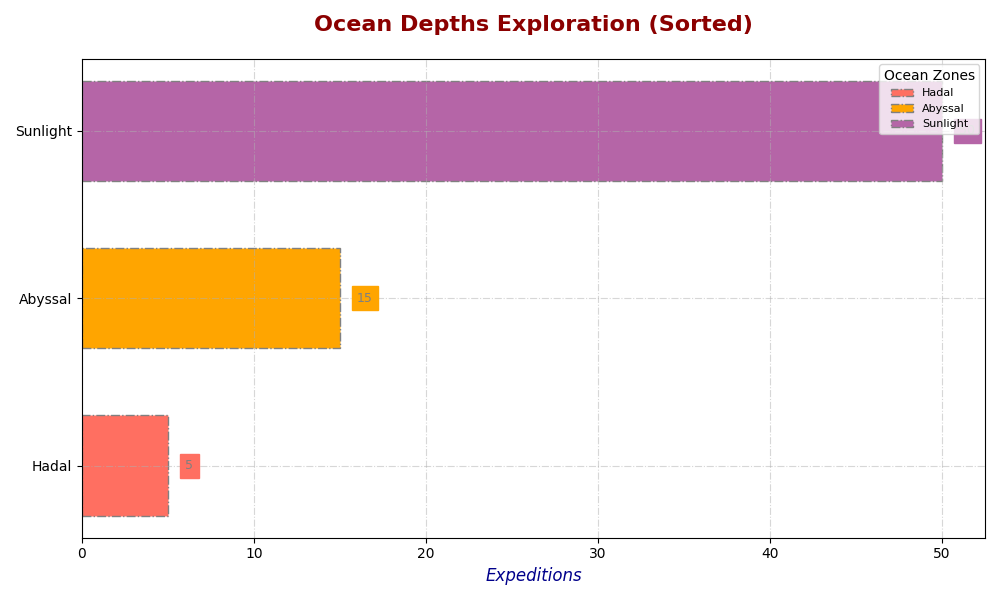

The script that drew this image:
import matplotlib.pyplot as plt
import numpy as np

zones = ['Sunlight', 'Abyssal', 'Hadal']
expeditions = [50, 15, 5]

# Sort the zones and expeditions based on the expeditions in ascending order
sorted_indices = np.argsort(expeditions)
zones_sorted = [zones[i] for i in sorted_indices]
expeditions_sorted = [expeditions[i] for i in sorted_indices]

# Different color for each bar
colors = ['#ff6f61', '#ffa500', '#b565a7']

fig, ax = plt.subplots(figsize=(10, 6))

# Create horizontal bars with varied colors
bars = ax.barh(zones_sorted, expeditions_sorted, color=colors, edgecolor='gray', height=0.6, linestyle='dashdot')

# Set labels and title with different font styles
ax.set_xlabel('Expeditions', fontsize=12, fontweight='light', style='italic', color='darkblue')
ax.set_title('Ocean Depths Exploration (Sorted)', fontsize=16, fontweight='heavy', pad=20, color='darkred')

ax.grid(True, which='major', linestyle='-.', linewidth=0.8, alpha=0.5, axis='both')

# Add a legend
ax.legend(bars, zones_sorted, title="Ocean Zones", loc='upper right', fontsize=8)

# Annotate bar values
for bar, color in zip(bars, colors):
    width = bar.get_width()
    ax.text(width + 1, bar.get_y() + bar.get_height()/2, f'{width}', va='center', fontsize=9, color='gray', backgroundcolor=color)

# Adjust y-ticks
ax.set_yticks(np.arange(len(zones_sorted)))

plt.tight_layout()
plt.show()
